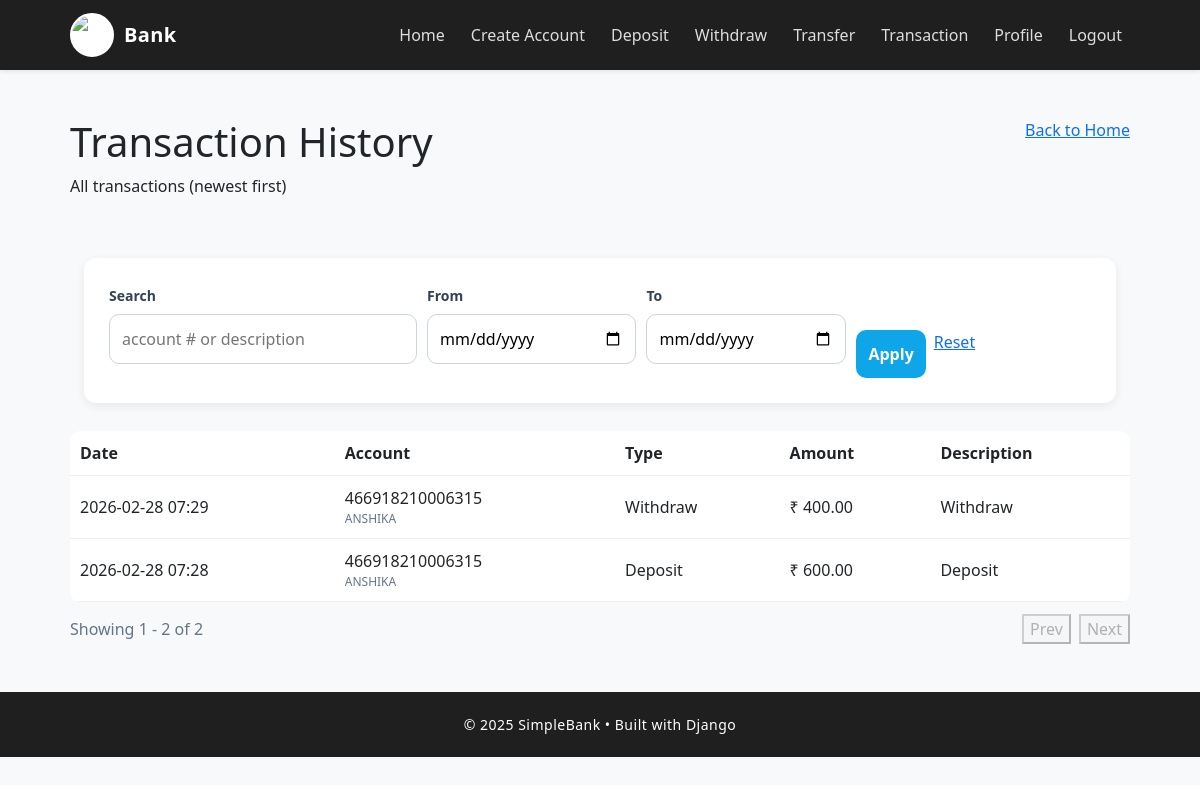
The app's page /transactions/ (signed in) with its own data.
### bank/models.py (models this page shows, shortened)
class Transaction(models.Model):
    TXN_TYPES = (
        ('CR', 'Credit'),
        ('DR', 'Debit'),
        ('TR', 'Transfer'),
        ('DP', 'Deposit'),
        ('WD', 'Withdraw'),
        ('RC', 'Received'),
    )
    account = models.ForeignKey(Account, on_delete=models.CASCADE, related_name='transactions')
    txn_type = models.CharField(max_length=2, choices=TXN_TYPES)
    amount = models.DecimalField(max_digits=12, decimal_places=2)
    timestamp = models.DateTimeField(auto_now_add=True)
    description = models.CharField(max_length=255, blank=True)
    class Meta:
        ordering = ['-timestamp']  # newest first

class Account(models.Model):
    user = models.ForeignKey(settings.AUTH_USER_MODEL, on_delete=models.CASCADE)
    account_number = models.CharField(max_length=32, unique=True)
    balance = models.DecimalField(max_digits=12, decimal_places=2, default=0)

### bank/views.py (the view, shortened to what this page needs)
# urls.py: path('transactions/', views.transactions_list, name='transactions'),
@login_required(login_url='login')
def transactions_list(request):
    qs = Transaction.objects.select_related('account', 'account__user').all()
    q = request.GET.get('q', '').strip()
    txn_type = request.GET.get('txn_type', '').strip()
    from_date = request.GET.get('from_date', '').strip()
    to_date = request.GET.get('to_date', '').strip()
    export = request.GET.get('export', '').strip().lower()
    if q:
        qs = qs.filter(
            Q(account__account_number__icontains=q) |
            Q(description__icontains=q)
        )
    if txn_type:
        qs = qs.filter(txn_type=txn_type)
    if from_date:
        try:
            dt = datetime.strptime(from_date, "%Y-%m-%d")
            qs = qs.filter(timestamp__date__gte=dt.date())
        except ValueError:
            pass
    if to_date:
        try:
            dt = datetime.strptime(to_date, "%Y-%m-%d")
            qs = qs.filter(timestamp__date__lte=dt.date())
        except ValueError:
            pass
    qs = qs.order_by('-timestamp')
    page = request.GET.get('page', 1)
    paginator = Paginator(qs, 10)
    try:
        transactions = paginator.page(page)
    except PageNotAnInteger:
        transactions = paginator.page(1)
    except EmptyPage:
        transactions = paginator.page(paginator.num_pages)
    context = {
        'transactions': transactions,
        'q': q,
        'txn_type': txn_type,
        'from_date': from_date,
        'to_date': to_date,
    }
    return render(request, 'transactions.html', context)

### templates/transactions.html
{% extends "base.html" %}
{% block content %}
<section class="profile-section">
  <div class="profile-wrap">
    <header class="profile-header tx-header">
      <div>
        <h1 class="identity-name">Transaction History</h1>
        <p class="identity-sub">All transactions (newest first)</p>
      </div>
      <div class="tx-home-btn">
        <a class="btn-outline" href="{% url 'home' %}">Back to Home</a>
      </div>
    </header>
    <div class="panel filter-panel">
      <form method="get" class="filter-form">
        <div class="filter-field">
          <label class="form-label">Search</label>
          <input name="q" value="{{ q }}"
                 placeholder="account # or description"
                 class="form-input">
        </div>
        <div class="filter-field">
          <label class="form-label">From</label>
          <input name="from_date" type="date"
                 value="{{ from_date }}"
                 class="form-input">
        </div>
        <div class="filter-field">
          <label class="form-label">To</label>
          <input name="to_date" type="date"
                 value="{{ to_date }}"
                 class="form-input">
        </div>
        <div class="filter-actions">
          <button type="submit" class="form-btn">Apply</button>
          <a href="{% url 'transactions' %}" class="btn-outline">Reset</a>
        </div>
      </form>
    </div>
    <div class="panel">
      {% if transactions %}
      <table class="tx-table">
        <thead>
          <tr>
            <th>Date</th>
            <th>Account</th>
            <th>Type</th>
            <th class="right">Amount</th>
            <th>Description</th>
          </tr>
        </thead>
        <tbody>
        {% for t in transactions %}
          <tr>
            <td class="muted">
              {{ t.timestamp|date:"Y-m-d H:i" }}
            </td>
            <td class="mono">
              {{ t.account.account_number }}
              <div class="tx-user">
                {{ t.account.user.username }}
              </div>
            </td>
            <td>{{ t.get_txn_type_display }}</td>
            <td class="right">
              ₹ {{ t.amount }}
            </td>
            <td>{{ t.description|default:"—" }}</td>
          </tr>
        {% endfor %}
        </tbody>
      </table>
      <div class="pagination-box">
        <div class="page-info">
          Showing {{ transactions.start_index }}
          -
          {{ transactions.end_index }}
          of {{ transactions.paginator.count }}
        </div>
        <div class="page-buttons">
        {% if transactions.has_previous %}
          <a class="btn-outline"
             href="?page={{ transactions.previous_page_number }}">
             Prev
          </a>
        {% else %}
          <button class="btn-outline" disabled>Prev</button>
        {% endif %}
        {% if transactions.has_next %}
          <a class="btn-outline"
             href="?page={{ transactions.next_page_number }}">
             Next
          </a>
        {% else %}
          <button class="btn-outline" disabled>Next</button>
        {% endif %}
        </div>
      </div>
      {% else %}
        <div class="empty">No transactions found.</div>
      {% endif %}
    </div>
  </div>
</section>
{% endblock %}

### templates/base.html (shortened to what this page needs)
{% load static %}
<!DOCTYPE html>
<html lang="en">
<head>
    <link href="https://cdn.jsdelivr.net/npm/bootstrap@5.3.0/dist/css/bootstrap.min.css" rel="stylesheet">
    <link rel="stylesheet" href="{% static 'css/style.css' %}">
</head>
<body>
  <nav class="navbar navbar-expand-lg navbar-dark shadow-sm" style="background:#1f1f1f;">
    <div class="container-fluid">
      <div class="container d-flex align-items-center">
        <a class="navbar-brand d-flex align-items-center" href="{% url 'home' %}">
        <img src="https://img.freepik.com/premium-vector/banking-conceptual-logo-unique-vector-symbol-banking-system_570429-24122.jpg?w=740&q=80"
     alt="Logo" class="brand-logo" />
     Bank
        </a>
        <div class="collapse navbar-collapse" id="mainNav">
          <ul class="navbar-nav ms-auto align-items-center">
            <li class="nav-item"><a class="nav-link" href="{% url 'home' %}">Home</a></li>
            <li class="nav-item"><a class="nav-link" href="{% url 'create_account' %}">Create Account</a></li>
            <li class="nav-item"><a class="nav-link" href="{% url 'deposit' %}">Deposit</a></li>
            <li class="nav-item"><a class="nav-link" href="{% url 'withdraw' %}">Withdraw</a></li>
            <li class="nav-item"><a class="nav-link" href="{% url 'transfer' %}">Transfer</a></li>
            <li class="nav-item"><a class="nav-link" href="{% url 'transactions' %}">Transaction</a></li>
            {% if user.is_authenticated %}
              <li class="nav-item"><a class="nav-link" href="{% url 'profile' %}">Profile</a></li>
              <li class="nav-item"><a class="nav-link" href="{% url 'logout' %}">Logout</a></li>
            {% else %}
              <li class="nav-item"><a class="nav-link" href="{% url 'login' %}">Login</a></li>
              <li class="nav-item"><a class="nav-link" href="{% url 'register' %}">Register</a></li>
            {% endif %}
          </ul>
        </div>
      </div>
    </div>
  </nav>
  <main class="container my-5">
    {% block content %}{% endblock %}
  </main>
  <footer class="footer text-center">
    <div class="container">
      <p class="mb-0">&copy; {{ now.year|default:2025 }} SimpleBank • Built with Django</p>
    </div>
  </footer>
</body>
</html>

### static/css/style.css (style rules this page uses)
body { background: #f4f7fb; }
form { background: white; padding: 25px; border-radius: 12px; box-shadow: 0 3px 10px rgba(0,0,0,0.07); }
.navbar { transition: 0.3s; }
table { background: white; border-radius: 10px; overflow: hidden; }
.footer { letter-spacing: 0.5px; }
.form-label { font-size:14px; font-weight:600; color:#334155; }
.form-input { width:100%; padding:12px; border-radius:10px; border:1px solid #cbd5e1; margin-bottom:14px; }
.form-btn { width:100%; background:#1a73e8; color:white; padding:12px; border-radius:10px; border:none; font-weight:600; }
.container { max-width:1100px; margin:auto; padding:0 20px; }
.container { max-width:1100px; margin:auto; }
.profile-header { display:flex; justify-content:space-between; align-items:center; margin-bottom:30px; flex-wrap:wrap; }
table { width:100%; border-collapse:collapse; margin-top:10px; }
th,td { padding:10px; border-bottom:1px solid #eee; text-align:left; }
.tx-header { align-items:flex-start; }
.filter-panel { padding:14px; margin-bottom:14px; }
.filter-form { display:flex; gap:10px; flex-wrap:wrap; align-items:end; }
.filter-field { min-width:200px; }
.filter-actions { display:flex; gap:8px; }
.tx-user { font-size:12px; color:#64748b; }
.pagination-box { display:flex; justify-content:space-between; align-items:center; margin-top:12px; }
.page-info { color:#64748b; }
.page-buttons { display:flex; gap:8px; }
.form-btn { width:100%; background:#0ea5e9; color:white; padding:12px; border-radius:10px; border:none; font-weight:600; cursor:pointer; }

### templates/base.html (style rules this page uses)
body { font-family: 'Segoe UI', Tahoma, sans-serif; background: #f8f9fa; }
.navbar-dark .navbar-brand { color:#fff; font-weight:600; letter-spacing:0.4px; }
.navbar-dark .nav-link { color: #ddd; font-weight:500; margin-left:10px; transition: .25s; }
.brand-logo { height:44px; width:44px; object-fit:cover; border-radius:50%; margin-right:10px; border:2px solid #fff; background:#fff; }
.footer { background:#1f1f1f; color:#fff; padding:22px 0; margin-top:40px; font-size:14px; }

### records on screen
Transaction: timestamp "2026-02-28 07:29", account.account_number "466918210006315", account.user.username "ANSHIKA", txn_type "Withdraw", amount "400.00", description "Withdraw"
Transaction: timestamp "2026-02-28 07:28", account.account_number "466918210006315", account.user.username "ANSHIKA", txn_type "Deposit", amount "600.00", description "Deposit"

### other values on screen
{{ transactions.start_index }} "1"
{{ transactions.end_index }} "2"
{{ transactions.paginator.count }} "2"
{{ now.year|default:2025 }} "2025"
